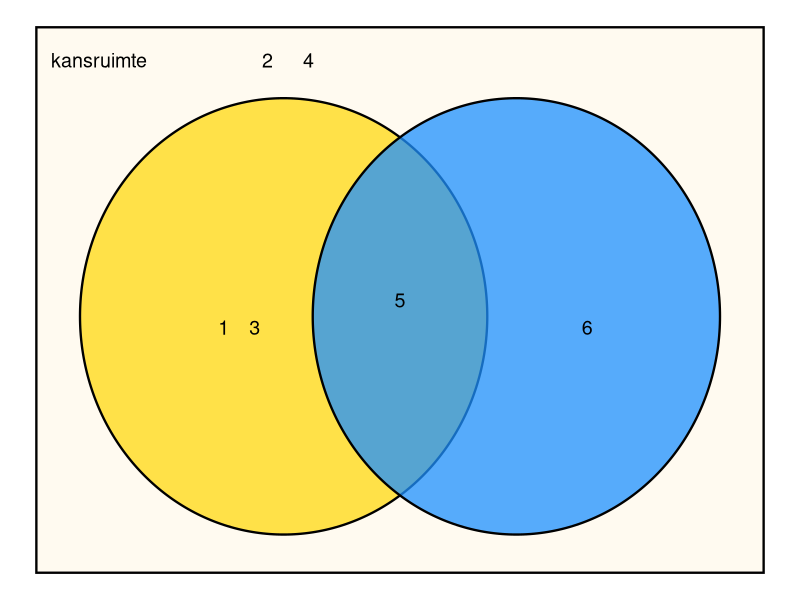
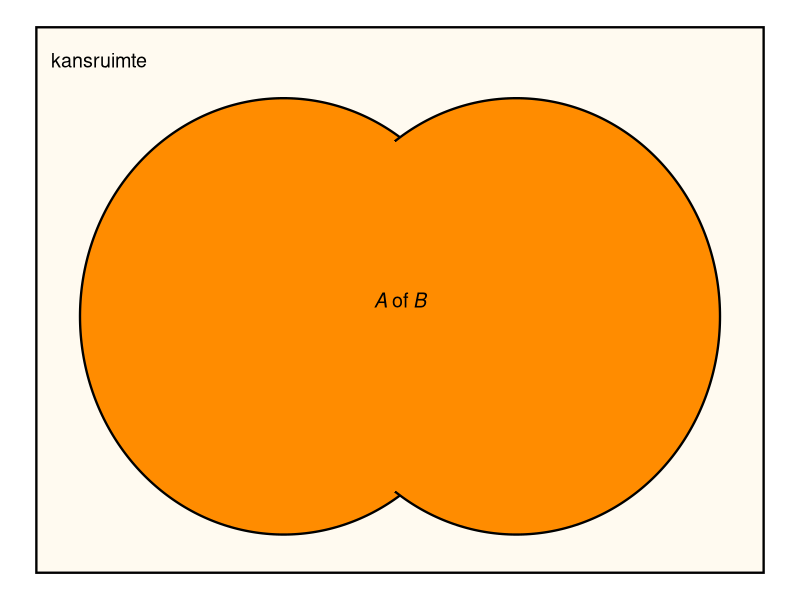
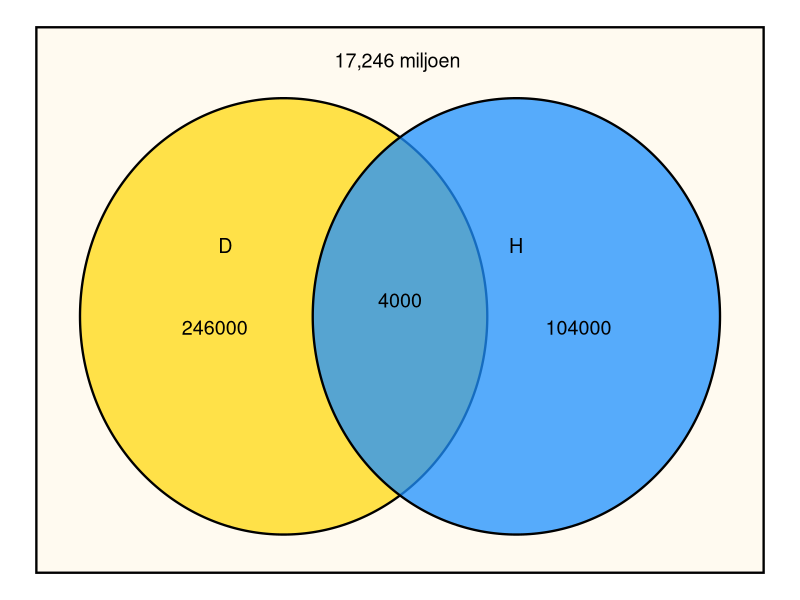
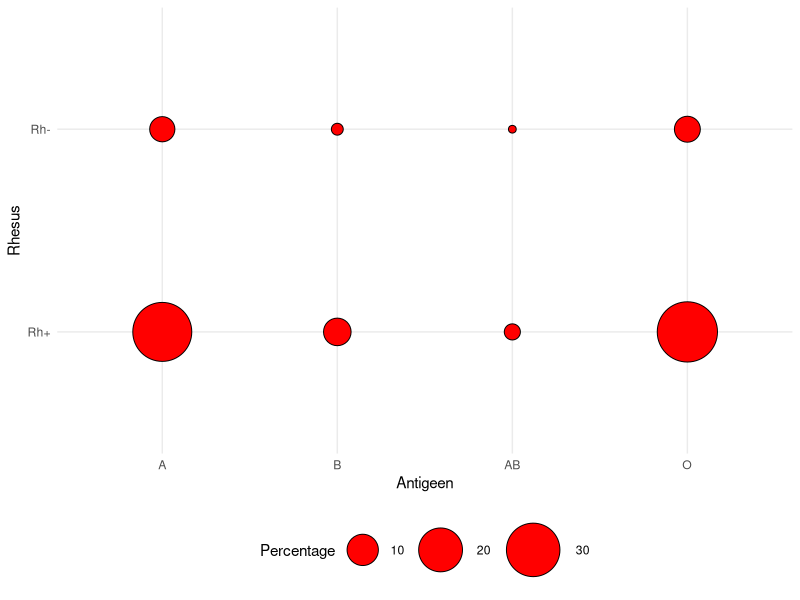
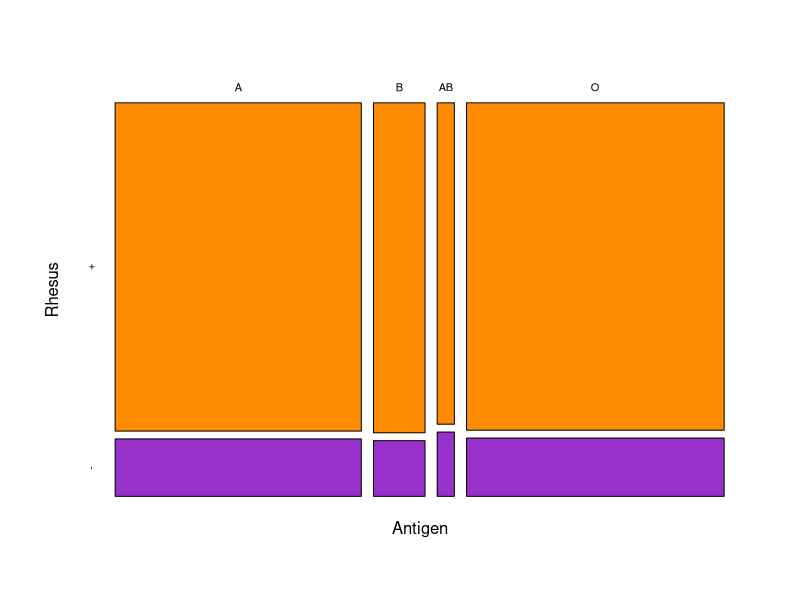
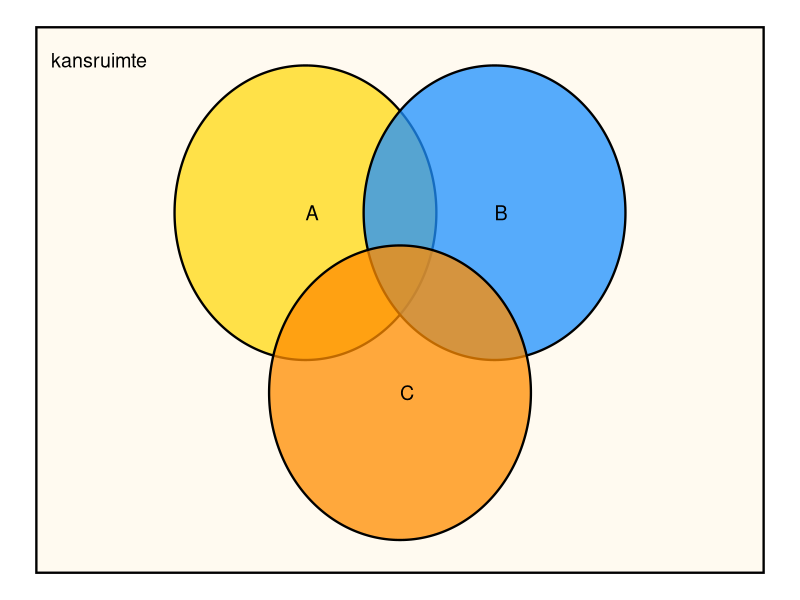

Recreate these plots in R, in order.
## ---- chunk 1
    #| echo: FALSE
    set.seed(125)
    aantal_keer_gooien <- 10^6
    resultaten <- sample(
      seq(1:6), # kies uit 1 tot 6
      size = aantal_keer_gooien, 
      replace = TRUE
      )
## ---- chunk 2
    table(resultaten)
## ---- chunk 3
    table(resultaten)/aantal_keer_gooien
## ---- chunk 4
    #| echo: FALSE
    #| warning: FALSE
    #| fig.width: 6
    #| fig.height: 4
    #| fig.label: fig-Venn-ingevuld
    
    if (!("ggplot2" %in% .packages())){ 
      library(ggplot2) 
      }
    if (!("ggforce" %in% .packages())){ 
      library(ggforce) 
      }
    
    kleurKansruimte <- "FloralWhite"
    
    kansruimte <- ggplot() +  
      geom_rect(
        aes(xmin = 0, ymin = 0, xmax= 100, ymax = 100),
        fill = kleurKansruimte, color = "black", size = .8
        ) +
      annotate(
        "text", 
        x = 2, y = 94, 
        label = "kansruimte                       2      4", 
        color = "black", 
        hjust = 0, 
        size = 5
        ) +
      theme_void()
      
    kleurA <- "Gold"

    A <- list(
      geom_ellipse(
        aes(x0 = 34, y0 = 47, a = 28,  b = 40,  angle = 0), 
        fill = kleurA , alpha = 0.7, linewidth = .8
        ),
      annotate(
        "text", 
        x = 25, y = 45, 
        label = "1    3", 
        color = "black", 
        hjust = 0, 
        size = 5
        )
      )
      
    kleurB <- "DodgerBlue"

    B <- list( 
      geom_ellipse(
        aes(x0 = 66, y0 = 47, a = 28,  b = 40,  angle = 0), 
        fill = kleurB, alpha = 0.75, linewidth = .8
        ),
      annotate(
        "text", 
        x = 75, y = 45, 
        label = "6", 
        color = "black", 
        hjust = 0, 
        size = 5
        )
    )
    
    labelInAenB <- annotate(
      "text",
      x = 50, y = 50, 
      label = "5",
      color = "black",
      size = 5
    )

    kansruimte + A + B + labelInAenB
## ---- chunk 5
    #| echo: FALSE
    #| warning: FALSE
    #| fig.width: 6
    #| fig.height: 4
    
    if (!("ggplot2" %in% .packages())){ 
      library(ggplot2) 
      }
    if (!("ggforce" %in% .packages())){ 
      library(ggforce) 
      }
    
    kleurKansruimte <- "FloralWhite"
    
    kansruimte <- ggplot() +  
      geom_rect(
        aes(xmin = 0, ymin = 0, xmax= 100, ymax = 100),
        fill = kleurKansruimte, color = "black", size = .8
        ) +
      annotate(
        "text", 
        x = 2, y = 94, 
        label = "kansruimte", 
        color = "black", 
        hjust = 0, 
        size = 5
        ) +
      theme_void()
      
    kleurA <- "darkorange"

    A <- list(
      geom_ellipse(
        aes(x0 = 34, y0 = 47, a = 28,  b = 40,  angle = 0), 
        fill = kleurA , alpha = 1, linewidth = .8
        )
      )
    
    Anl <- list(
      geom_ellipse(
        aes(x0 = 34, y0 = 47, a = 27,  b = 39,  angle = 0), 
        fill = kleurA , alpha = 1, linewidth = 0, color = kleurA
        )
      )
      
    kleurB <- "DodgerBlue"

    B <- list( 
      geom_ellipse(
        aes(x0 = 66, y0 = 47, a = 28,  b = 40,  angle = 0), 
        fill = kleurA, alpha = 1, linewidth = .8
        )
    )
    
    labelInAenB <- annotate(
      "text",
      x = 50, y = 50, 
      label = expression(italic(A) ~ "of" ~ italic(B)),
      color = "black",
      size = 5
    )

    kansruimte + A + B + Anl +  labelInAenB
## ---- chunk 6
#| echo: false
#| output: false
#| warning: false
if (!("VennDiagram" %in% .packages())) { library(VennDiagram) }
if (!("grid" %in% .packages())) { library(grid) }
## ---- chunk 7
#| warning: false

# Definieer de populatiegrootte en aantallen
nederlanders <- 17.6*10^6
diabetes <- 1.08*10^5
hartfalen <- 2.5*10^5
beide <- 4*10^3

# Bereken de aantallen voor ieder compartiment
alleen_diabetes   <- diabetes - beide
alleen_hartfalen  <- hartfalen - beide
geen_van_beide    <- nederlanders - (alleen_diabetes + alleen_hartfalen + beide)
## ---- chunk 8
    #| echo: FALSE
    #| warning: FALSE
    #| fig.width: 6
    #| fig.height: 4
    #| fig.label: fig-Venn-ingevuld
    
    if (!("ggplot2" %in% .packages())){ 
      library(ggplot2) 
      }
    if (!("ggforce" %in% .packages())){ 
      library(ggforce) 
      }
    
    kleurKansruimte <- "FloralWhite"
    
    kansruimte <- ggplot() +  
      geom_rect(
        aes(xmin = 0, ymin = 0, xmax= 100, ymax = 100),
        fill = kleurKansruimte, color = "black", size = .8
        ) +
      annotate(
        "text", 
        x = 41, y = 94, 
        label = "17,246 miljoen", 
        color = "black", 
        hjust = 0, 
        size = 5
        ) +
      theme_void()
      
    kleurA <- "Gold"

    A <- list(
      geom_ellipse(
        aes(x0 = 34, y0 = 47, a = 28,  b = 40,  angle = 0), 
        fill = kleurA , alpha = 0.7, linewidth = .8
        ),
      annotate(
        "text", 
        x = 20, y = 45, 
        label = "246000", 
        color = "black", 
        hjust = 0, 
        size = 5
        ),
      annotate(
        "text", 
        x = 25, y = 60, 
        label = "D", 
        color = "black", 
        hjust = 0, 
        size = 5
        )
      )
      
    kleurB <- "DodgerBlue"

    B <- list( 
      geom_ellipse(
        aes(x0 = 66, y0 = 47, a = 28,  b = 40,  angle = 0), 
        fill = kleurB, alpha = 0.75, linewidth = .8
        ),
      annotate(
        "text", 
        x = 70, y = 45, 
        label = "104000", 
        color = "black", 
        hjust = 0, 
        size = 5
        ),
      annotate(
        "text", 
        x = 65, y = 60, 
        label = "H", 
        color = "black", 
        hjust = 0, 
        size = 5
        )
    )
    
    labelInAenB <- annotate(
      "text",
      x = 50, y = 50, 
      label = "4000",
      color = "black",
      size = 5
    )

    kansruimte + A + B + labelInAenB
 
## ---- chunk 9
    (prob_H <- hartfalen / nederlanders)
## ---- chunk 10
    (prob_D <- diabetes / nederlanders)
    
## ---- chunk 11
    (prob_H_gegeven_D <- beide / diabetes)
## ---- chunk 12
    (risico_verhoging <- prob_H_gegeven_D / prob_H)
## ---- chunk 13
    #| echo: FALSE
    #| warning: FALSE
    #| fig-width: 5
    #| fig-height: 3.2
    #| out-width: "80%"

    # Controleer of de benodigde pakketten zijn geladen
    if (!("ggplot2" %in% .packages())) { library(ggplot2) }
    if (!("tidyverse" %in% .packages())) { library(tidyverse) }
    if (!("vcd" %in% .packages())) { library(vcd) }
    
    # Definieer de bloedgroepverdeling in Nederland (Sanquin-data)
    bloedgroepen <- data.frame(
      rhesus = factor(rep(c("Rh+", "Rh-"), each = 4), c("Rh+", "Rh-")),
      antigeen = factor(rep(c("A", "B", "AB", "O"), times = 2), levels = c("A", "B", "AB", "O")),
      percentage = c(36.6, 7.7, 2.5, 38.2, 6.4, 1.3, 0.5, 6.8)
    )
    
    # Maak een kruistabel
    kruistabel_bloedgroep <- as.table(
      matrix(
        c(36.6, 6.4, 7.7, 1.3, 2.5, 0.5, 38.2, 6.8), 
        nrow = 2)
      )
    
    rownames(kruistabel_bloedgroep) <- c("+", "-")
    colnames(kruistabel_bloedgroep) <- c("A", "B", "AB", "O")
    
    # Maak een cirkelgrootte-plot
    circle_plot <- ggplot(bloedgroepen, aes(x = antigeen, y = rhesus)) +
      geom_point(aes(size = percentage), shape = 21, fill = "red", color = "black") +
      scale_size_area(max_size = 20) +
      labs(title = NULL,
           x = "Antigeen", y = "Rhesus", size = "Percentage") +
      theme_minimal() +
      theme(legend.position = "bottom")
    
    # Toon de cirkelgrootte-plot
    circle_plot
    
## ---- chunk 14
    #| echo: FALSE
    #| warning: FALSE
    #| fig-width: 5
    #| fig-height: 3.2
    #| out-width: "100%"

    mosaicplot(
      t(kruistabel_bloedgroep),
           main = NULL,
           xlab = "Antigen", ylab = "Rhesus",
           col = c("darkorange", "DarkOrchid"), border = "black"
      )
## ---- chunk 15
    #| echo: FALSE
    #| warning: FALSE
    #| fig.width: 6
    #| fig.height: 4
    #| fig.label: fig-Venn-ABC
    
    if (!("ggplot2" %in% .packages())){ 
      library(ggplot2) 
      }
    if (!("ggforce" %in% .packages())){ 
      library(ggforce) 
      }
    
    kleurKansruimte <- "FloralWhite"
    
    kansruimte <- ggplot() +  
      geom_rect(
        aes(xmin = 0, ymin = 0, xmax= 100, ymax = 100),
        fill = kleurKansruimte, color = "black", size = .8
        ) +
      annotate(
        "text", 
        x = 2, y = 94, 
        label = "kansruimte", 
        color = "black", 
        hjust = 0, 
        size = 5
        ) +
      theme_void()
      
    kleurA <- "Gold"

    A <- list(
      geom_ellipse(
        aes(x0 = 37, y0 = 66, a = 18,  b = 27,  angle = 0), 
        fill = kleurA , alpha = 0.7, linewidth = .8
        ),
      annotate(
        "text", 
        x = 37, y = 66, 
        label = "A", 
        color = "black", 
        hjust = 0, 
        size = 5
        )
      )
      
    kleurB <- "DodgerBlue"

    B <- list( 
      geom_ellipse(
        aes(x0 = 63, y0 = 66, a = 18,  b = 27,  angle = 0), 
        fill = kleurB, alpha = 0.75, linewidth = .8
        ),
      annotate(
        "text", 
        x = 63, y = 66, 
        label = "B", 
        color = "black", 
        hjust = 0, 
        size = 5
        )
    )
    
    kleurC <- "darkorange"

    C <- list( 
      geom_ellipse(
        aes(x0 = 50, y0 = 33, a = 18,  b = 27,  angle = 0), 
        fill = kleurC, alpha = 0.75, linewidth = .8
        ),
      annotate(
        "text", 
        x = 50, y = 33, 
        label = "C", 
        color = "black", 
        hjust = 0, 
        size = 5
        )
    )

    kansruimte + A + B + C
## ---- chunk 16
(prob_D_gegeven_H <- prob_H_gegeven_D * prob_D / prob_H)
## ---- chunk 17
# Gegeven waarden
prevalentie <- 0.001  # P(K)
sensitiviteit <- 0.9   # P(P | K)
specificiteit <- 0.95  # P(N | G)
totaal_vrouwen <- 120000

# Berekeningen
prob_k <- prevalentie
prob_g <- 1 - prevalentie

prob_n_gegeven_g <- specificiteit
prob_p_gegeven_g <- 1 - prob_n_gegeven_g
prob_p_gegeven_k <- sensitiviteit
prob_p <- prob_p_gegeven_g * prob_g + prob_p_gegeven_k * prob_k

aantal_k <- totaal_vrouwen * prob_k
aantal_g <- totaal_vrouwen * prob_g

aantal_true_p <- aantal_k * prob_p_gegeven_k
aantal_false_p <- aantal_g * prob_p_gegeven_g
aantal_p <- aantal_true_p + aantal_false_p

# kans op borstkanker gegeven positieve test:
(prob_k_gegeven_p <- prob_p_gegeven_k * prob_k / prob_p) 
